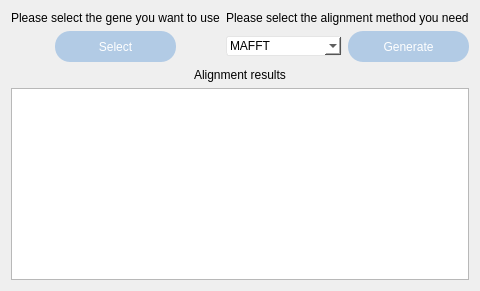
            <widget class="QWidget" name="mito_ali">
             <attribute name="title">
              <string>页</string>
             </attribute>
             <layout class="QVBoxLayout" name="verticalLayout_12" stretch="0">
              <item>
               <layout class="QVBoxLayout" name="verticalLayout_11">
                <item>
                 <layout class="QHBoxLayout" name="horizontalLayout_15">
                  <item>
                   <layout class="QVBoxLayout" name="verticalLayout_9">
                    <item alignment="Qt::AlignHCenter">
                     <widget class="QLabel" name="label_13">
                      <property name="maximumSize">
                       <size>
                        <width>16777215</width>
                        <height>40</height>
                       </size>
                      </property>
                      <property name="text">
                       <string>Please select the gene you want to use</string>
                      </property>
                     </widget>
                    </item>
                    <item alignment="Qt::AlignHCenter">
                     <widget class="QPushButton" name="mito_select">
                      <property name="minimumSize">
                       <size>
                        <width>121</width>
                        <height>31</height>
                       </size>
                      </property>
                      <property name="maximumSize">
                       <size>
                        <width>121</width>
                        <height>31</height>
                       </size>
                      </property>
                      <property name="styleSheet">
                       <string notr="true">QPushButton {  
    background-color: rgb(178, 203, 229); /* 设置背景颜色，这里以绿色为例 */  
    border: none; /* 移除边框 */  
    border-radius: 15px; /* 设置圆角半径 */  
    color: white; /* 设置文本颜色 */  
    padding: 10px 20px; /* 设置内边距 */  
}  
  
/* 当按钮被按下时的样式 */  
QPushButton:pressed {  
    background-color: rgb(159, 186, 214); /* 设置按下时的背景颜色，这里是稍暗的绿色 */  
}</string>
                      </property>
                      <property name="text">
                       <string>Select</string>
                      </property>
                     </widget>
                    </item>
                   </layout>
                  </item>
                  <item>
                   <layout class="QVBoxLayout" name="verticalLayout_10">
                    <item alignment="Qt::AlignHCenter">
                     <widget class="QLabel" name="label_14">
                      <property name="maximumSize">
                       <size>
                        <width>16777215</width>
                        <height>40</height>
                       </size>
                      </property>
                      <property name="text">
                       <string>Please select the alignment method you need</string>
                      </property>
                     </widget>
                    </item>
                    <item>
                     <layout class="QHBoxLayout" name="horizontalLayout_14">
                      <item>
                       <widget class="QComboBox" name="pairWay">
                        <property name="styleSheet">
                         <string notr="true">QComboBox {
    border-radius: 3px;
    padding: 1px 18px 1px 3px;
    background: transparent; 
    border: 1px solid gray; 
	border-color: #E5E5E5;
	background-color: #FFFFFF;
}
</string>
                        </property>
                        <item>
                         <property name="text">
                          <string>MAFFT</string>
                         </property>
                        </item>
                        <item>
                         <property name="text">
                          <string>ClustalW</string>
                         </property>
                        </item>
                        <item>
                         <property name="text">
                          <string>Muscle</string>
                         </property>
                        </item>
                       </widget>
                      </item>
                      <item>
                       <widget class="QPushButton" name="mi_gen">
                        <property name="minimumSize">
                         <size>
                          <width>121</width>
                          <height>31</height>
                         </size>
                        </property>
                        <property name="maximumSize">
                         <size>
                          <width>121</width>
                          <height>31</height>
                         </size>
                        </property>
                        <property name="styleSheet">
                         <string notr="true">QPushButton {  
    background-color: rgb(178, 203, 229); /* 设置背景颜色，这里以绿色为例 */  
    border: none; /* 移除边框 */  
    border-radius: 15px; /* 设置圆角半径 */  
    color: white; /* 设置文本颜色 */  
    padding: 10px 20px; /* 设置内边距 */  
}  
  
/* 当按钮被按下时的样式 */  
QPushButton:pressed {  
    background-color: rgb(159, 186, 214); /* 设置按下时的背景颜色，这里是稍暗的绿色 */  
}</string>
                        </property>
                        <property name="text">
                         <string>Generate</string>
                        </property>
                       </widget>
                      </item>
                     </layout>
                    </item>
                   </layout>
                  </item>
                 </layout>
                </item>
                <item alignment="Qt::AlignHCenter">
                 <widget class="QLabel" name="label_15">
                  <property name="maximumSize">
                   <size>
                    <width>16777215</width>
                    <height>40</height>
                   </size>
                  </property>
                  <property name="text">
                   <string>Alignment results</string>
                  </property>
                 </widget>
                </item>
                <item>
                 <widget class="QPlainTextEdit" name="Res">
                  <property name="textInteractionFlags">
                   <set>Qt::NoTextInteraction</set>
                  </property>
                 </widget>
                </item>
               </layout>
              </item>
             </layout>
            </widget>
